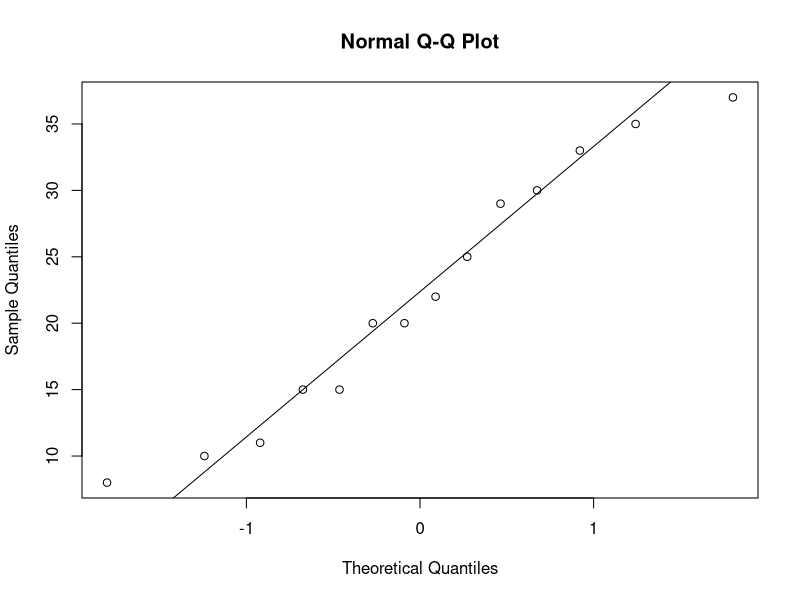
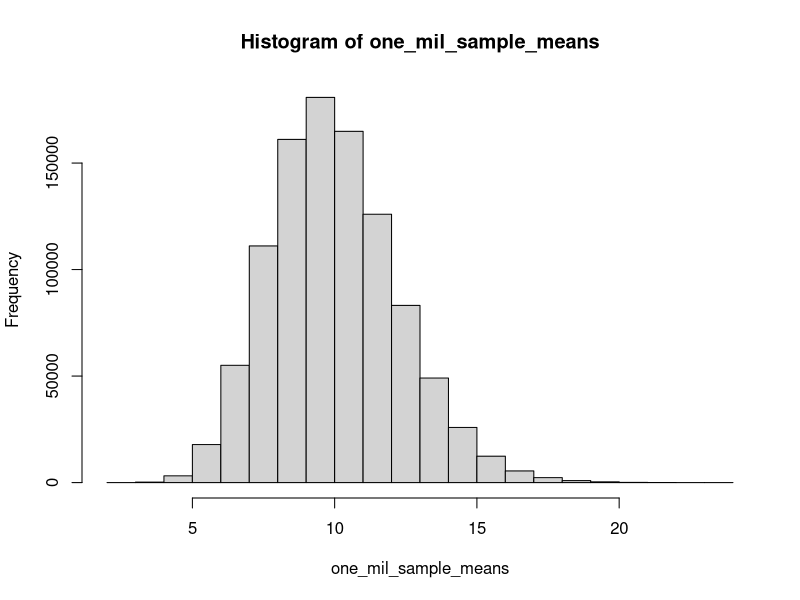
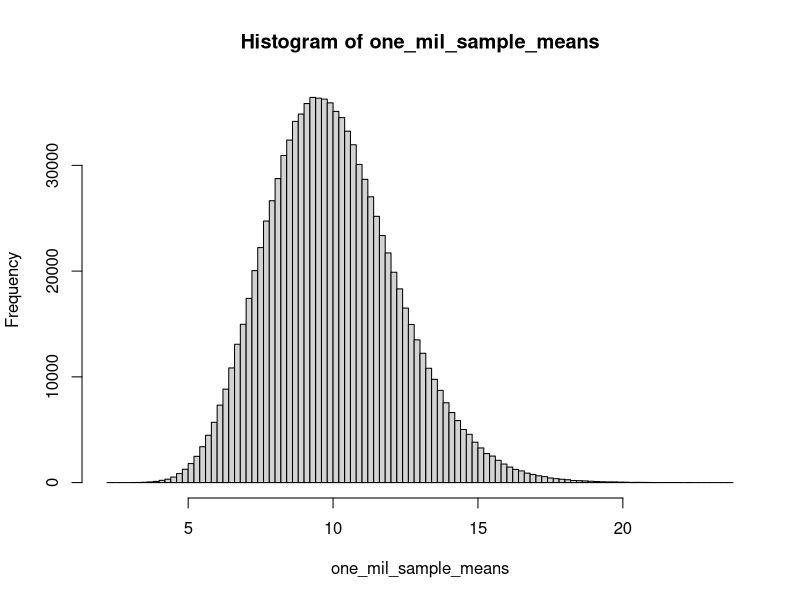
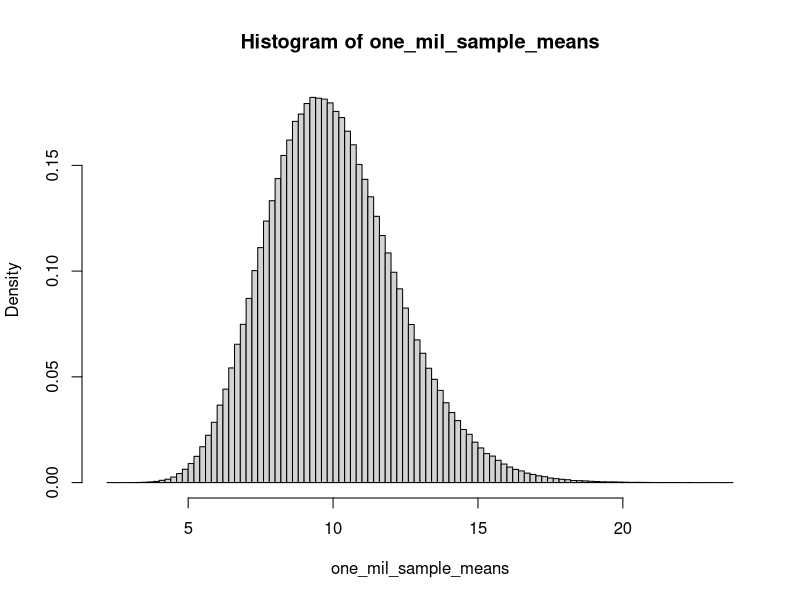

The R script that drew these images, in order:
xs <- c(15, 20, 11, 30, 33,
        20, 29, 35, 8, 10,
        22, 37, 15, 25)

qqnorm(xs)
qqline(xs)

one_sample_mean <- mean(rexp(20, 1/10))
ten_sample_means <- replicate(10, mean(rexp(20, 1/10)))
one_k_sample_means <- replicate(1000, mean(rexp(20, 1/10)))
one_mil_sample_means <- replicate(1000000, mean(rexp(20, 1/10)))

hist(one_mil_sample_means)
hist(one_mil_sample_means, 
     nclass = 100)
hist(one_mil_sample_means, 
     nclass = 100, 
     probability = TRUE)
